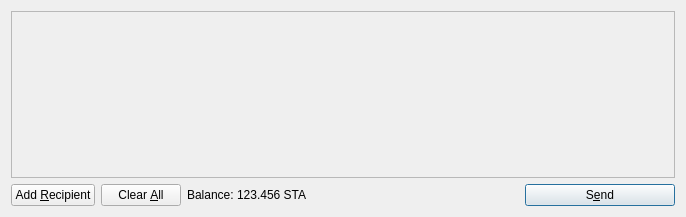
<?xml version="1.0" encoding="UTF-8"?>
<ui version="4.0">
 <class>SendCoinsDialog</class>
 <widget class="QDialog" name="SendCoinsDialog">
  <property name="geometry">
   <rect>
    <x>0</x>
    <y>0</y>
    <width>686</width>
    <height>217</height>
   </rect>
  </property>
  <property name="windowTitle">
   <string>Send Coins</string>
  </property>
  <layout class="QVBoxLayout" name="verticalLayout">
   <item>
    <widget class="QScrollArea" name="scrollArea">
     <property name="widgetResizable">
      <bool>true</bool>
     </property>
     <widget class="QWidget" name="scrollAreaWidgetContents">
      <property name="geometry">
       <rect>
        <x>0</x>
        <y>0</y>
        <width>666</width>
        <height>165</height>
       </rect>
      </property>
      <layout class="QVBoxLayout" name="verticalLayout_2">
       <property name="margin">
        <number>0</number>
       </property>
       <item>
        <layout class="QVBoxLayout" name="entries">
         <property name="spacing">
          <number>6</number>
         </property>
        </layout>
       </item>
       <item>
        <spacer name="verticalSpacer">
         <property name="orientation">
          <enum>Qt::Vertical</enum>
         </property>
         <property name="sizeHint" stdset="0">
          <size>
           <width>20</width>
           <height>40</height>
          </size>
         </property>
        </spacer>
       </item>
      </layout>
     </widget>
    </widget>
   </item>
   <item>
    <layout class="QHBoxLayout" name="horizontalLayout">
     <item>
      <widget class="QPushButton" name="addButton">
       <property name="toolTip">
        <string>Send to multiple recipients at once</string>
       </property>
       <property name="text">
        <string>Add &amp;Recipient</string>
       </property>
       <property name="icon">
        <iconset resource="../stashcoin.qrc">
         <normaloff>:/icons/add</normaloff>:/icons/add</iconset>
       </property>
       <property name="autoDefault">
        <bool>false</bool>
       </property>
      </widget>
     </item>
     <item>
      <widget class="QPushButton" name="clearButton">
       <property name="sizePolicy">
        <sizepolicy hsizetype="Minimum" vsizetype="Fixed">
         <horstretch>0</horstretch>
         <verstretch>0</verstretch>
        </sizepolicy>
       </property>
       <property name="toolTip">
        <string>Remove all transaction fields</string>
       </property>
       <property name="text">
        <string>Clear &amp;All</string>
       </property>
       <property name="icon">
        <iconset resource="../stashcoin.qrc">
         <normaloff>:/icons/remove</normaloff>:/icons/remove</iconset>
       </property>
       <property name="autoRepeatDelay">
        <number>300</number>
       </property>
       <property name="autoDefault">
        <bool>false</bool>
       </property>
      </widget>
     </item>
     <item>
      <layout class="QHBoxLayout" name="horizontalLayout_2">
       <property name="spacing">
        <number>3</number>
       </property>
       <item>
        <widget class="QLabel" name="label">
         <property name="text">
          <string>Balance:</string>
         </property>
        </widget>
       </item>
       <item>
        <widget class="QLabel" name="labelBalance">
         <property name="cursor">
          <cursorShape>IBeamCursor</cursorShape>
         </property>
         <property name="text">
          <string>123.456 STA</string>
         </property>
         <property name="textInteractionFlags">
          <set>Qt::LinksAccessibleByMouse|Qt::TextSelectableByKeyboard|Qt::TextSelectableByMouse</set>
         </property>
        </widget>
       </item>
      </layout>
     </item>
     <item>
      <spacer name="horizontalSpacer">
       <property name="orientation">
        <enum>Qt::Horizontal</enum>
       </property>
       <property name="sizeHint" stdset="0">
        <size>
         <width>40</width>
         <height>20</height>
        </size>
       </property>
      </spacer>
     </item>
     <item>
      <widget class="QPushButton" name="sendButton">
       <property name="minimumSize">
        <size>
         <width>150</width>
         <height>0</height>
        </size>
       </property>
       <property name="toolTip">
        <string>Confirm the send action</string>
       </property>
       <property name="text">
        <string>S&amp;end</string>
       </property>
       <property name="icon">
        <iconset resource="../stashcoin.qrc">
         <normaloff>:/icons/send</normaloff>:/icons/send</iconset>
       </property>
       <property name="default">
        <bool>true</bool>
       </property>
      </widget>
     </item>
    </layout>
   </item>
  </layout>
 </widget>
 <resources>
  <include location="../stashcoin.qrc"/>
 </resources>
 <connections/>
</ui>
